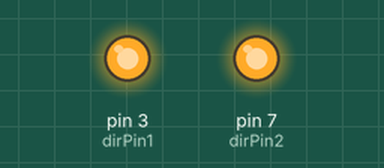
Recording of a sketch running on a simulated Arduino Uno, built with avr-gcc and run on an emulated ATmega328P. Shown: output pins drawn as LEDs (lit = HIGH). Pins used as bus, display or sensor lines are not drawn.

Above: at 1.1 s.
At 3.4 s:
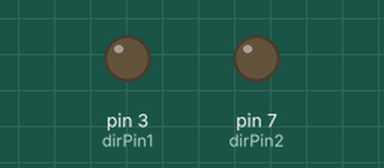
Timing chart, 0 to 5.9 s (numbered marks = the images above):
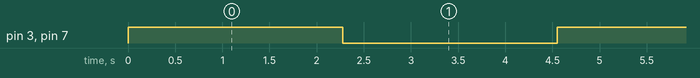

The sketch:

sketch_oct17b.ino
```cpp
int dirPin1 = 3;
int stepperPin1 = 2;
int dirPin2 = 7;
int stepperPin2 = 6;
void setup() {
  pinMode(dirPin1, OUTPUT);
  pinMode(stepperPin1, OUTPUT);
  pinMode(dirPin2, OUTPUT);
  pinMode(stepperPin2, OUTPUT);
}

void step(boolean dir,int steps){
  digitalWrite(dirPin1,dir);
  digitalWrite(dirPin2,dir);
  delay(50);
  for(int i=0;i<steps;i++){
    digitalWrite(stepperPin1, HIGH);
    digitalWrite(stepperPin2, HIGH);
    delayMicroseconds(100);
    digitalWrite(stepperPin1, LOW);
    digitalWrite(stepperPin2, LOW);
    delayMicroseconds(100);
  }
}

void loop(){
  step(true,1600*5);
  delay(500);
  step(false,1600*5);
  delay(500);
}
```

Measured:
- by itself, pin 3 (dirPin1), pin 7 (dirPin2): alternates HIGH for 2.3 s and LOW for 2.3 s
